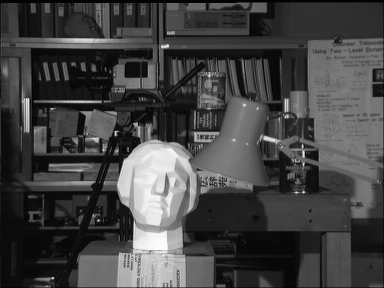
#> input picture 9/code/images/tsukuba_l.png, 384 x 288 px
$ python SGBM.py
#> lines starting #> are read from the running program, lines starting #| are printed output that depends on the picture
import numpy as np
import cv2
from matplotlib import pyplot as plt
# import imageio
import cv2

image_l = cv2.imread('../images/tsukuba_l.png', 0)
#> image_l is the input picture: shape (288, 384); min 0, max 252, mean 67.6
image_r = cv2.imread('../images/tsukuba_r.png', 0)
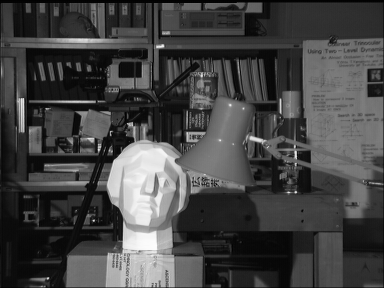
#> input picture 9/code/images/tsukuba_r.png, 384 x 288 px
#> image_r is the input picture: shape (288, 384); min 0, max 253, mean 68

stereo = cv2.StereoSGBM_create(0, 48, 3, 8 * 3 * 3, 32 * 3 * 3, 2, 63, 15, 100, 1, cv2.StereoSGBM_MODE_SGBM_3WAY)
disparity = stereo.compute(image_l, image_r)
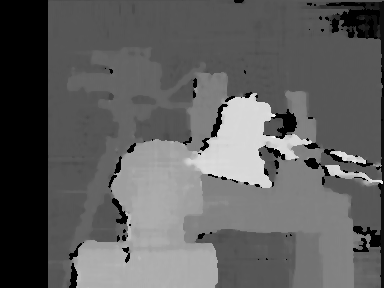
#> disparity: shape (288, 384) int16; min -16, max 268, mean 90; drawn with min black and max white

plt.title("SGBM disparity")
plt.imshow(disparity, 'gray')
plt.axis("off")
plt.savefig("../images/SGBM_disparity`.png")
plt.show()
